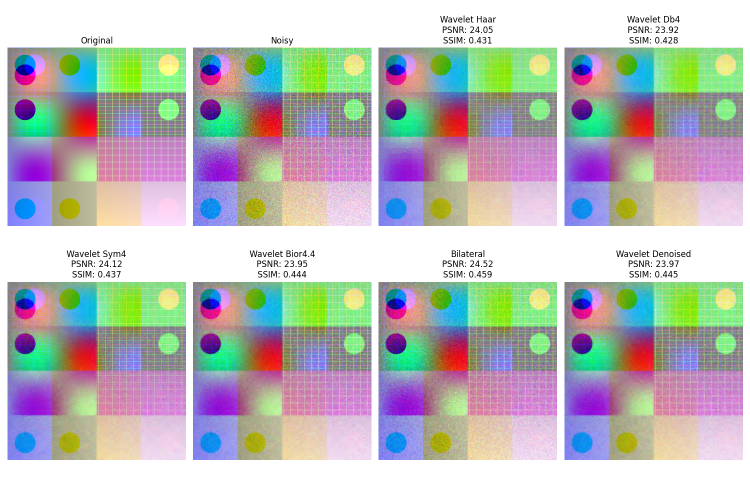
#> input picture output/comparison_1.png, 1500 x 1000 px (shown at 1/2 size)
$ python -i transform.py   (imports and definitions only)
#> lines starting #> are read from the running program, lines starting #| are printed output that depends on the picture
import numpy as np
import matplotlib.pyplot as plt
import pywt
import cv2
import os
import requests
from skimage.metrics import peak_signal_noise_ratio, structural_similarity
from skimage.util import random_noise
import requests
from io import BytesIO
from PIL import Image
from functools import lru_cache

class WaveletDenoiser:
    def __init__(self, wavelet='bior4.4', level=None):
        """
        Initialize the wavelet denoiser

        Parameters:
        wavelet: Wavelet to use (default: 'bior4.4')
        level: Decomposition level (default: None, will be auto-selected)
        """
        self.wavelet = wavelet
        self.level = level

    def add_gaussian_noise(self, image, var=0.01):
        """Add Gaussian noise to an image"""
        return random_noise(image, mode='gaussian', var=var)

    def _pad_to_dyadic(self, img):
        """Pad image to have dimensions divisible by 2^level"""
        if self.level is None:
            raise ValueError("self.level must be set to an integer before padding. (Got None)")
        pad_x = int(np.ceil(img.shape[0] / (2**self.level))) * (2**self.level) - img.shape[0]
        pad_y = int(np.ceil(img.shape[1] / (2**self.level))) * (2**self.level) - img.shape[1]

        # Handle different numbers of channels
        if img.ndim == 2:
            return np.pad(img, ((0, pad_x), (0, pad_y)), mode='reflect')
        else:
            return np.pad(img, ((0, pad_x), (0, pad_y), (0, 0)), mode='reflect')

    def _get_optimal_level(self, img_shape):
        """Determine optimal decomposition level based on image size"""
        min_dim = min(img_shape[:2])
        # Rule of thumb: level shouldn't make subbands smaller than 16 pixels
        max_level = int(np.log2(min_dim / 16))
        return max(1, min(4, max_level))  # Keep between 1 and 4

    def _rgb_to_ycbcr(self, img_rgb):
        """Convert RGB to YCbCr color space"""
        # Ensure input is float32 and in range [0, 1]
        img_rgb = img_rgb.astype(np.float32)

        r, g, b = img_rgb[:,:,0], img_rgb[:,:,1], img_rgb[:,:,2]
        y = 0.299 * r + 0.587 * g + 0.114 * b
        cb = -0.1687 * r - 0.3313 * g + 0.5 * b + 0.5
        cr = 0.5 * r - 0.4187 * g - 0.0813 * b + 0.5
        return np.stack([y, cb, cr], axis=2)

    def _ycbcr_to_rgb(self, img_ycbcr):
        """Convert YCbCr to RGB color space"""
        # Ensure input is float32
        img_ycbcr = img_ycbcr.astype(np.float32)

        y, cb, cr = img_ycbcr[:,:,0], img_ycbcr[:,:,1], img_ycbcr[:,:,2]
        cb = cb - 0.5
        cr = cr - 0.5
        r = y + 1.402 * cr
        g = y - 0.34414 * cb - 0.71414 * cr
        b = y + 1.772 * cb
        rgb = np.stack([r, g, b], axis=2)
        return np.clip(rgb, 0, 1)

    # [9 lines left out: function _sure_shrink, not called in this run]

    @lru_cache(maxsize=32)
    def _wavelet_decompose(self, channel_tuple, shape, wavelet, level):
        """Cached wavelet decomposition"""
        # Convert tuple back to array and reshape to original dimensions
        channel = np.array(channel_tuple).reshape(shape)
        return pywt.wavedec2(channel, wavelet, level=level)

    def _enhance_edges(self, original, denoised, strength=0.3):
        """Enhance edges in the denoised image"""
        # Extract high-frequency details from original
        blurred = cv2.GaussianBlur(original, (5, 5), 0)
        high_freq = original - blurred

        # Add a portion of these details back to denoised image
        enhanced = denoised + strength * high_freq
        return np.clip(enhanced, 0, 1)

    def denoise_color_image(self, noisy_image, threshold_method='BayesShrink'):
        """Denoise RGB image in YCbCr space"""
        # Convert to YCbCr
        ycbcr = self._rgb_to_ycbcr(noisy_image)

        # Apply more aggressive denoising to chroma channels
        y_denoised = self.denoise_image(ycbcr[:,:,0], threshold_method)
        cb_denoised = self.denoise_image(ycbcr[:,:,1], threshold_method, chroma=True)
        cr_denoised = self.denoise_image(ycbcr[:,:,2], threshold_method, chroma=True)

        # Stack channels and convert back to RGB
        ycbcr_denoised = np.stack([y_denoised, cb_denoised, cr_denoised], axis=2)
        return self._ycbcr_to_rgb(ycbcr_denoised)

    def denoise_image(self, noisy_image, threshold_method='BayesShrink', chroma=False):
        """
        Denoise image using wavelet thresholding

        Parameters:
        noisy_image: Input noisy image
        threshold_method: 'VisuShrink', 'BayesShrink', or 'SureShrink'
        chroma: Whether this is a chroma channel (applies more aggressive denoising)

        Returns:
        Denoised image
        """
        # Convert to float for wavelet transform
        img_float = noisy_image.astype(np.float32)
        original_shape = img_float.shape

        # Auto-select level if not specified
        if self.level is None:
            self.level = self._get_optimal_level(original_shape)

        # Process each channel separately for RGB images
        if img_float.ndim == 3:
            denoised_channels = []
            for c in range(img_float.shape[2]):
                channel = img_float[:,:,c]
                # Pad to avoid boundary effects
                padded_channel = self._pad_to_dyadic(channel)
                # Denoise channel
                denoised_channel = self._denoise_channel(padded_channel, threshold_method, chroma)
                # Crop back to original size
                denoised_channel = denoised_channel[:original_shape[0], :original_shape[1]]
                denoised_channels.append(denoised_channel)

            # Combine channels
            denoised_image = np.stack(denoised_channels, axis=2)
        else:
            # Grayscale image
            padded_image = self._pad_to_dyadic(img_float)
            denoised_image = self._denoise_channel(padded_image, threshold_method, chroma)
            # Crop back to original size
            denoised_image = denoised_image[:original_shape[0], :original_shape[1]]

        # Enhance edges
        denoised_image = self._enhance_edges(img_float, denoised_image)

        # Clip values to [0, 1] range
        denoised_image = np.clip(denoised_image, 0, 1)

        return denoised_image

    def _denoise_channel(self, channel, threshold_method, chroma=False):
        """Apply wavelet denoising to a single channel"""
        # Apply wavelet decomposition with caching
        channel_tuple = tuple(channel.flatten())
        shape = channel.shape
        coeffs = self._wavelet_decompose(channel_tuple, shape, self.wavelet, self.level)

        # Adjust threshold multiplier for chroma channels
        threshold_multiplier = 2.0 if chroma else 1.0

        # Threshold selection based on method
        if threshold_method == 'VisuShrink':
            # VisuShrink (Universal threshold)
            sigma = self._estimate_noise_sigma(coeffs[-1][0])
            threshold = sigma * np.sqrt(2 * np.log(channel.size)) * threshold_multiplier

            # Apply thresholding
            new_coeffs = list(coeffs)
            for i in range(1, len(coeffs)):
                new_coeffs[i] = tuple(pywt.threshold(c, threshold, mode='soft') for c in coeffs[i])

        elif threshold_method == 'BayesShrink':
            # BayesShrink (adaptive threshold)
            new_coeffs = list(coeffs)
            for i in range(1, len(coeffs)):
                detail_coeffs = []
                for j in range(len(coeffs[i])):
                    sigma = self._estimate_noise_sigma(coeffs[i][j])
                    if sigma == 0:
                        detail_coeffs.append(coeffs[i][j])
                        continue

                    var = np.var(coeffs[i][j])
                    if var <= sigma**2:
                        threshold = float('inf')
                    else:
                        threshold = (sigma**2 / np.sqrt(max(0.001, var - sigma**2))) * threshold_multiplier

                    detail_coeffs.append(pywt.threshold(coeffs[i][j], threshold, mode='soft'))

                new_coeffs[i] = tuple(detail_coeffs)

        elif threshold_method == 'SureShrink':
            # SureShrink (Stein's Unbiased Risk Estimate)
            new_coeffs = list(coeffs)
            for i in range(1, len(coeffs)):
                detail_coeffs = []
                for j in range(len(coeffs[i])):
                    threshold = self._sure_shrink(coeffs[i][j]) * threshold_multiplier
                    detail_coeffs.append(pywt.threshold(coeffs[i][j], threshold, mode='soft'))
                new_coeffs[i] = tuple(detail_coeffs)
        else:
            # Default: no thresholding, just copy coefficients
            new_coeffs = list(coeffs)

        # Reconstruct image
        denoised_channel = pywt.waverec2(new_coeffs, self.wavelet)

        return denoised_channel

    def _estimate_noise_sigma(self, detail_coeffs):
        """
        Estimate noise standard deviation from detail coefficients
        using MAD (Median Absolute Deviation)
        """
        # MAD estimator for Gaussian noise
        mad = np.median(np.abs(detail_coeffs - np.median(detail_coeffs)))
        return mad / 0.6745

    # [222 lines left out: functions evaluate, visualize, create_test_image, get_kodak_image, main, not called in this run]

# [2 lines not run here, left out]

>>> import cv2
>>> picture = cv2.imread('output/comparison_1.png')
#> picture is the input picture: shape (1000, 1500, 3); mean B, G, R 188.6, 188.5, 188.5
>>> result = WaveletDenoiser().denoise_color_image(picture)
#> in _denoise_channel, `channel_tuple = tuple(channel.flatten())`: channel_tuple = 1516032 items
#> in _denoise_channel, `coeffs = self._wavelet_decompose(channel_tuple, shape, self.wavelet, s..`: coeffs = 5 items
#> the loop in _denoise_channel, `for i in range(1, len(coeffs)):` made 4 passes
#> in _enhance_edges, `enhanced = denoised + strength * high_freq`:
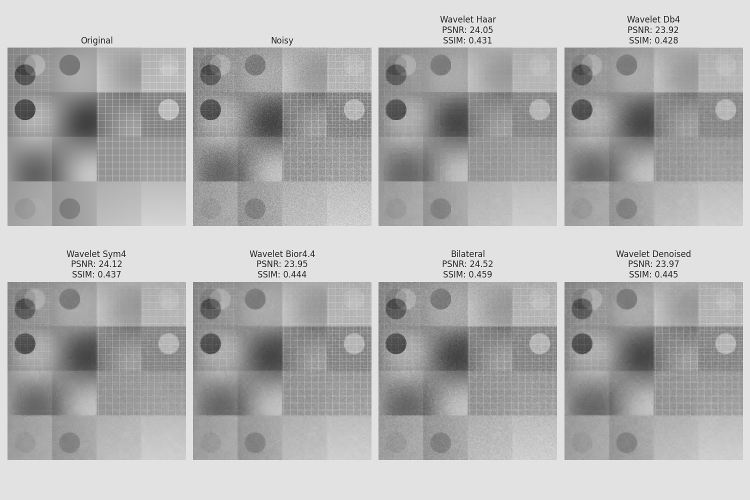
#> enhanced: shape (1000, 1500) float32 (shown at 1/2 size); min -51.48, max 293.7, mean 188.5; drawn with min black and max white
#> the loop in _denoise_channel (call 2), `for i in range(1, len(coeffs)):` made 4 passes
#> in _pad_to_dyadic (call 3), `return np.pad(img, ((0, pad_x), (0, pad_y)), mode='reflect')`:
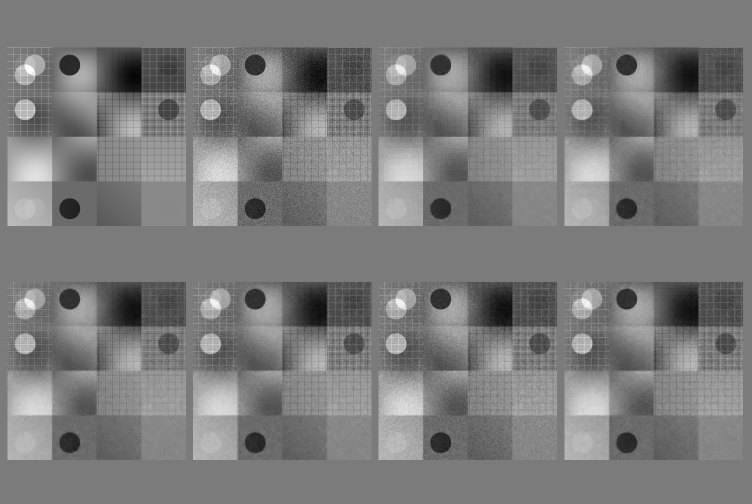
#> returned value: shape (1008, 1504) float32 (shown at 1/2 size); min -119.6, max 128, mean 0.5; drawn with min black and max white
#> in denoise_color_image, `ycbcr_denoised = np.stack([y_denoised, cb_denoised, cr_denoised], axis..`:
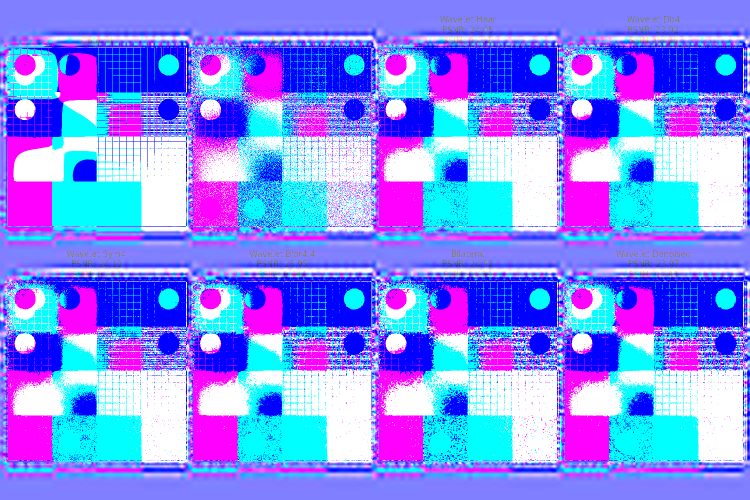
#> ycbcr_denoised: shape (1000, 1500, 3) float32 (shown at 1/2 size); mean B, G, R 0.997, 0.55, 0.502
#> in _ycbcr_to_rgb, `g = y - 0.34414 * cb - 0.71414 * cr`:
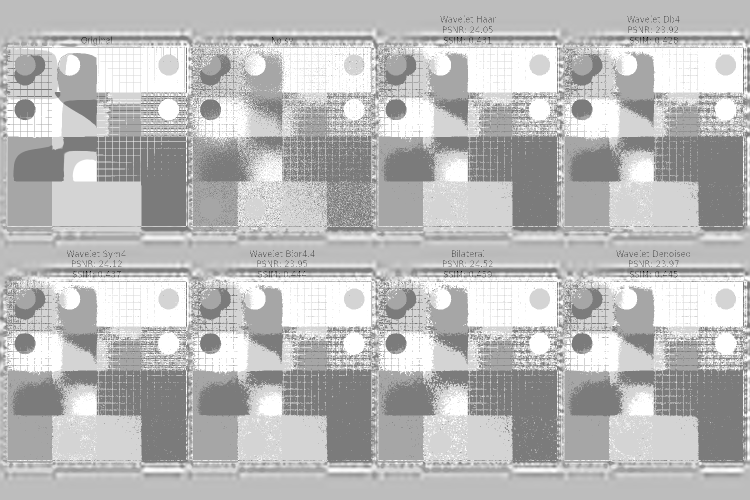
#> g: shape (1000, 1500) float32 (shown at 1/2 size); min -0.529, max 1.53, mean 0.978; drawn with min black and max white
#> in _ycbcr_to_rgb, `b = y + 1.772 * cb`:
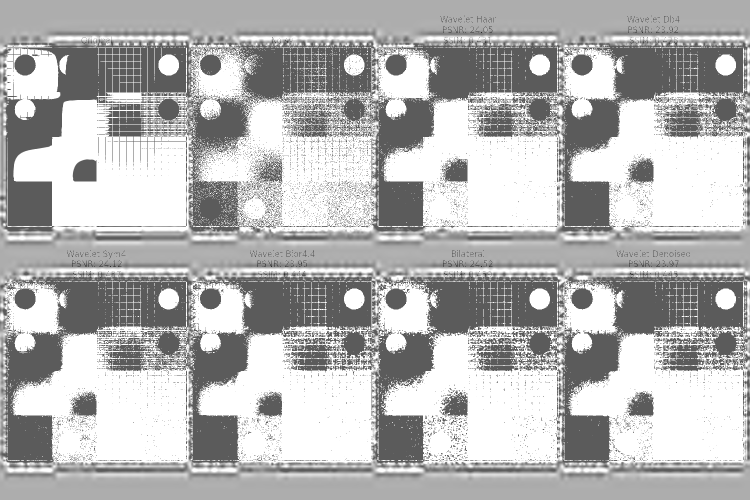
#> b: shape (1000, 1500) float32 (shown at 1/2 size); min -0.886, max 1.89, mean 1.09; drawn with min black and max white
#> in _ycbcr_to_rgb, `rgb = np.stack([r, g, b], axis=2)`:
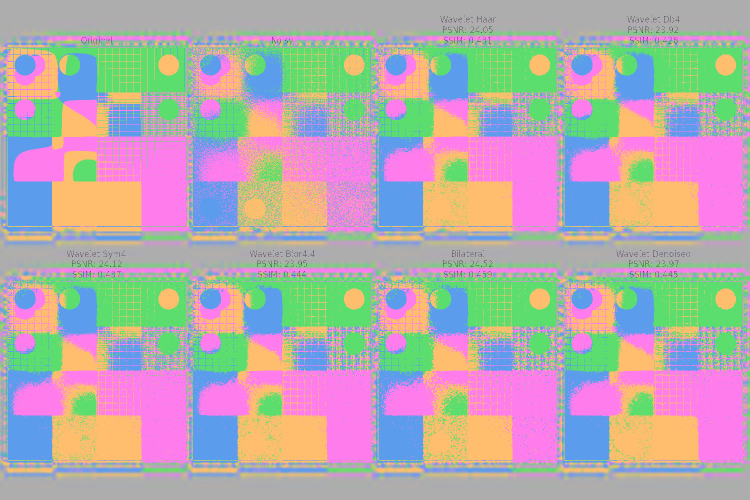
#> rgb: shape (1000, 1500, 3) float32 (shown at 1/2 size); mean of channels 0, 1, 2 1, 0.979, 1.08; drawn with min black and max white
#> in _ycbcr_to_rgb, `return np.clip(rgb, 0, 1)`:
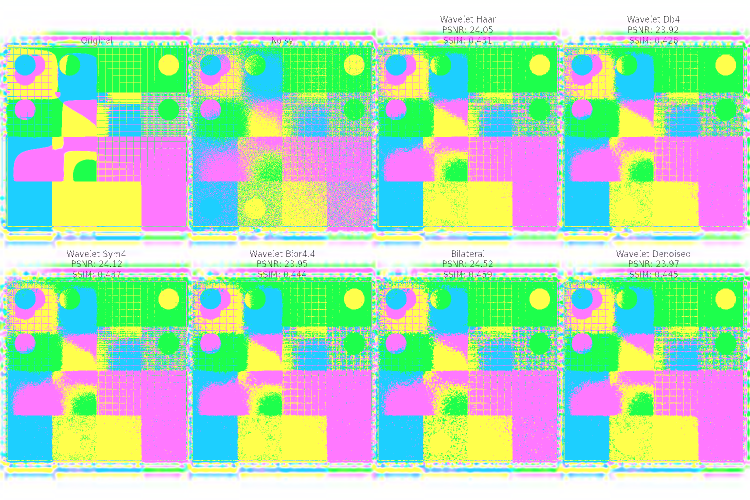
#> returned value: shape (1000, 1500, 3) float32 (shown at 1/2 size); mean of channels 0, 1, 2 0.73, 0.847, 0.705; drawn as B, G, R

$ run again, on output/denoised_23.png
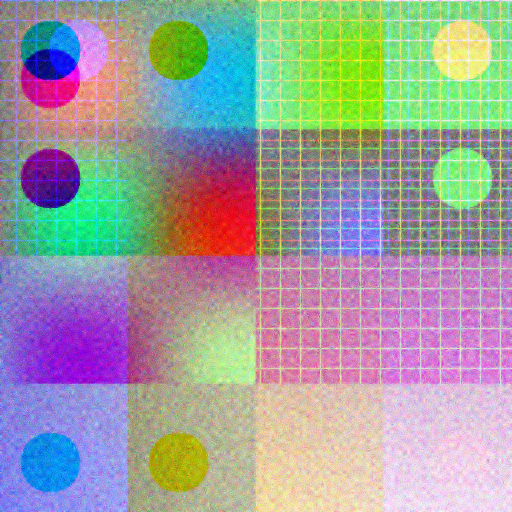
#> input picture output/denoised_23.png, 512 x 512 px
#> picture is the input picture: shape (512, 512, 3); mean B, G, R 158.8, 158.8, 158.8
#> channel_tuple = 262144 items
#> coeffs = 5 items
#> the loop in _denoise_channel, `for i in range(1, len(coeffs)):` made 4 passes
#> in _enhance_edges, `high_freq = original - blurred`:
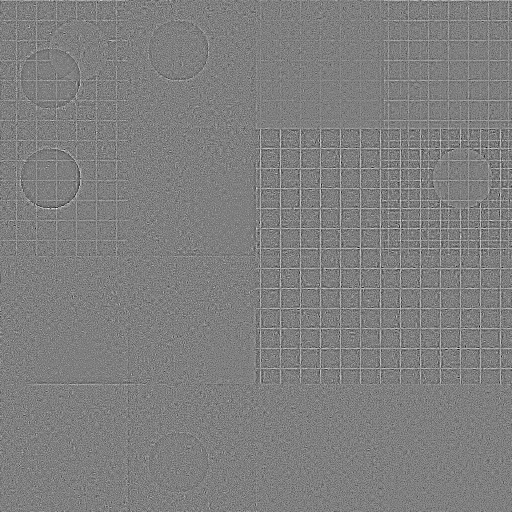
#> high_freq: shape (512, 512) float32; min -62.26, max 62.53, mean 0; drawn with min black and max white
#> the loop in _denoise_channel (call 2), `for i in range(1, len(coeffs)):` made 4 passes
#> in _ycbcr_to_rgb, `return np.clip(rgb, 0, 1)`:
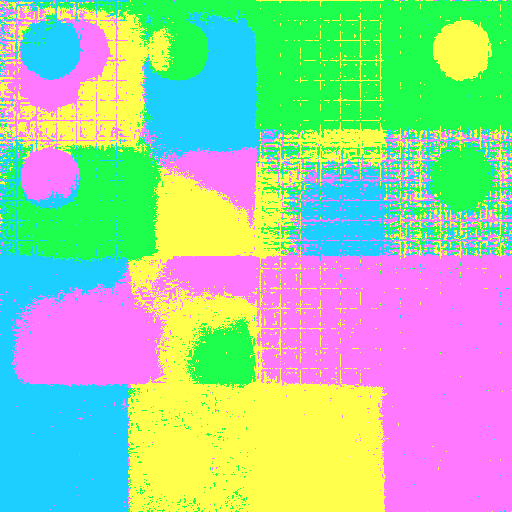
#> returned value: shape (512, 512, 3) float32; mean of channels 0, 1, 2 0.655, 0.797, 0.627; drawn as B, G, R
